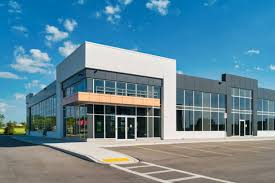
#> input picture Lab Exercises/Lab 6/image.jpg, 275 x 183 px
$ jupyter execute 2347150_P6.ipynb
#> lines starting #> are read from the running program, lines starting #| are printed output that depends on the picture; after the words box and inside, x2 and y2 are one past the last pixel; in counts of white or black regions, pixels touching at a corner belong together
Demonstrate the following edge detection methods and interpret the results<br>

i. First Order Derivative Methods.<br>
ii. Second Order Derivative Methods.<br>
iii. Optimum Edge Detection Method.<br>

[cell 1]
import cv2
import numpy as np
import matplotlib.pyplot as plt

# Load the image in grayscale
image = cv2.imread('image.jpg', cv2.IMREAD_GRAYSCALE)
#> image: shape (183, 275); min 0, max 255, mean 125.9
if image is None:
    raise ValueError("Image not found. Please check the path and try again.")

[cell 2]
# First Order Derivative - Sobel Operator
def sobel_edge_detection(img):
    sobel_x = np.array([[-1, 0, 1], [-2, 0, 2], [-1, 0, 1]])
    sobel_y = np.array([[-1, -2, -1], [0, 0, 0], [1, 2, 1]])
    rows, cols = img.shape
#> rows = 183; cols = 275
    edge_x = np.zeros((rows, cols))
    edge_y = np.zeros((rows, cols))

    for i in range(1, rows-1):
        for j in range(1, cols-1):
            gx = np.sum(sobel_x * img[i-1:i+2, j-1:j+2])
            gy = np.sum(sobel_y * img[i-1:i+2, j-1:j+2])
            edge_x[i, j] = gx
            edge_y[i, j] = gy
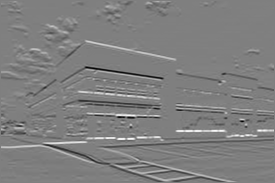
#> edge_y: shape (183, 275) float64; min -903, max 906, mean 1.2; drawn with min black and max white

    sobel_magnitude = np.sqrt(edge_x**2 + edge_y**2)
    sobel_magnitude = np.uint8(sobel_magnitude / np.max(sobel_magnitude) * 255)
    return sobel_magnitude

<b>First Order Derivative Method (Sobel Operator)</b><br>
Detects edges by emphasizing horizontal and vertical gradients in the image. The result highlights significant edges, with noise or minor gradients less visible. The Sobel Operator detects edges by calculating the gradient magnitude of image intensity.<br>

Steps:<br>
1. Define Sobel Kernels: Sobel operator uses two kernels to approximate gradients along the x and y directions.<br>
Sobel X kernel: Detects vertical edges.<br>
Sobel Y kernel: Detects horizontal edges.<br>

2. Apply Convolution with Sobel Kernels: For each pixel, compute gradients (Gx and Gy) by applying the Sobel kernels. This involves multiplying the pixel's neighbors by the kernel values and summing them.<br>

3. Compute Gradient Magnitude: Combine the horizontal and vertical gradients to get the overall edge magnitude:<br>
Edge Magnitude = sqrt(Gx^2 + Gy^2)<br>

4. Normalize the Result: Convert the edge magnitude values to an 8-bit scale (0-255) for visualization.

[cell 3]
# Second Order Derivative - Laplacian Operator
def laplacian_edge_detection(img):
    laplacian_kernel = np.array([[0, -1, 0], [-1, 4, -1], [0, -1, 0]])
    rows, cols = img.shape
#> rows = 183; cols = 275
    laplacian_edge = np.zeros((rows, cols))

    for i in range(1, rows-1):
        for j in range(1, cols-1):
            laplacian_edge[i, j] = np.sum(laplacian_kernel * img[i-1:i+2, j-1:j+2])
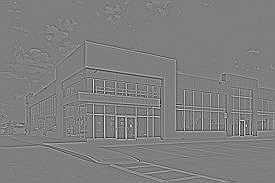
#> laplacian_edge: shape (183, 275) float64; min -366, max 369, mean 0.1; drawn with min black and max white

    laplacian_edge = np.uint8(np.abs(laplacian_edge) / np.max(np.abs(laplacian_edge)) * 255)
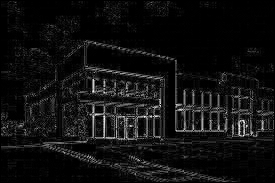
#> laplacian_edge: shape (183, 275); min 0, max 255, mean 16.2
    return laplacian_edge

<b>Second Order Derivative Method (Laplacian Operator)</b><br>
nhances edges by highlighting regions where intensity changes rapidly. It is sensitive to noise, so minor variations can also appear as edges. The Laplacian operator enhances edges by emphasizing areas where intensity changes sharply in all directions. It’s a second derivative method, sensitive to noise, making it better suited for high-contrast edges.<br>

Steps:<br>
1. Define Laplacian Kernel: The Laplacian kernel we use here focuses on the center pixel and its immediate neighbors, capturing intensity variations in all directions.<br>

2. Apply Convolution with the Laplacian Kernel: For each pixel, apply the Laplacian kernel to compute the second derivative. This process captures regions with rapid intensity changes.<br>

3. Take the Absolute Value and Normalize: Convert negative values to positive, normalizing the results to fit within an 8-bit scale (0-255).<>

[cell 4]
# Optimum Edge Detection - Canny Edge Detector
def canny_edge_detection(img, low_threshold=50, high_threshold=150):
    # Step 1: Gaussian Blur
#> called with low_threshold = 50, high_threshold = 150
    gaussian_kernel = np.array([[1, 2, 1], [2, 4, 2], [1, 2, 1]]) / 16
    blurred_img = cv2.filter2D(img, -1, gaussian_kernel)
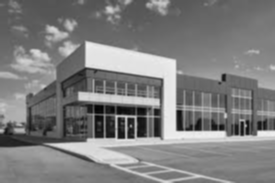
#> blurred_img: shape (183, 275); min 3, max 240, mean 125.9

    # Step 2: First Order Derivative - Sobel for gradient
    edge_magnitude = sobel_edge_detection(blurred_img)
#> after the loop in sobel_edge_detection (call 2), `for i in range(1, rows-1):`:
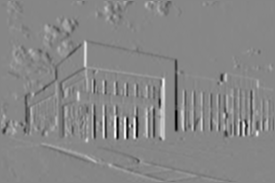
#> edge_x: shape (183, 275) float64; min -626, max 558, mean 0.4; drawn with min black and max white
#> after the loop in sobel_edge_detection (call 2), `for i in range(1, rows-1):`:
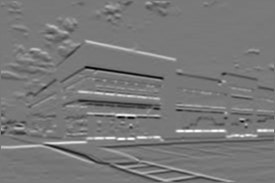
#> edge_y: shape (183, 275) float64; min -582, max 647, mean 1.2; drawn with min black and max white
#> in sobel_edge_detection (call 2), `sobel_magnitude = np.sqrt(edge_x**2 + edge_y**2)`:
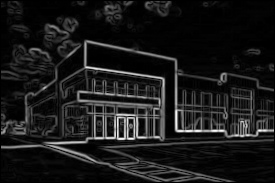
#> sobel_magnitude: shape (183, 275) float64; min 0, max 647.1, mean 65.3; drawn with min black and max white

    # Step 3: Thresholding
    edges = np.zeros(edge_magnitude.shape)
    strong_edges = (edge_magnitude > high_threshold)
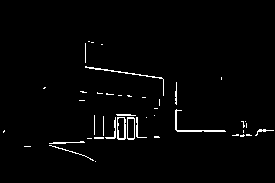
#> strong_edges: shape (183, 275) bool; 1.9% white in thin lines or dots, all inside (x1, y1, x2, y2) = (3, 41, 274, 162)
    weak_edges = ((edge_magnitude >= low_threshold) & (edge_magnitude <= high_threshold))
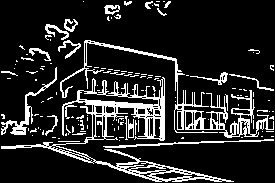
#> weak_edges: shape (183, 275) bool; 15.3% white in thin lines or dots

    edges[strong_edges] = 255
    edges[weak_edges] = 75  # Assign weak edges for tracking

    return np.uint8(edges)

<b>Optimum Edge Detection Method (Canny Edge Detector)</b><br>
ombines Gaussian blurring with edge tracking by hysteresis, resulting in cleaner edges. This technique is robust against noise and can handle low-contrast edges better. The Canny edge detector is an advanced method designed to detect edges robustly by reducing noise and tracking only significant edges. It’s known as an “optimum” edge detector for its ability to maintain detail while reducing noise.<br>

Steps:<br>
1. Gaussian Blurring: Begin by applying a Gaussian filter to smooth the image, reducing noise and preventing small variations from affecting edge detection.<br>

2. Gradient Calculation (Using Sobel): Apply the Sobel operator to calculate gradients, getting the magnitude of intensity changes across the image.<br>

3. Non-Maximum Suppression: Thin out edges by suppressing pixels that are not local maxima, which preserves only the most significant edge pixels.<br>

4. Thresholding with Hysteresis: Set two threshold values:<br>
High Threshold for strong edges.<br>
Low Threshold for weak edges that are part of a stronger edge. Only strong edges and weak edges connected to strong edges are kept, ensuring continuity.

[cell 5]
# Perform edge detection
sobel_edges = sobel_edge_detection(image)
laplacian_edges = laplacian_edge_detection(image)
canny_edges = canny_edge_detection(image)
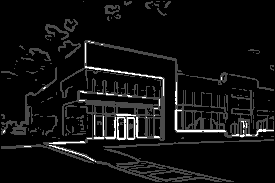
#> canny_edges: shape (183, 275); min 0, max 255, mean 16.5

[cell 6]
# Plotting the results
plt.figure(figsize=(15, 5))
plt.subplot(1, 4, 1), plt.imshow(image, cmap='gray'), plt.title('Original Image')
plt.subplot(1, 4, 2), plt.imshow(sobel_edges, cmap='gray'), plt.title('Sobel (1st Order)')
plt.subplot(1, 4, 3), plt.imshow(laplacian_edges, cmap='gray'), plt.title('Laplacian (2nd Order)')
plt.subplot(1, 4, 4), plt.imshow(canny_edges, cmap='gray'), plt.title('Canny (Optimum)')
plt.tight_layout()
plt.show()
